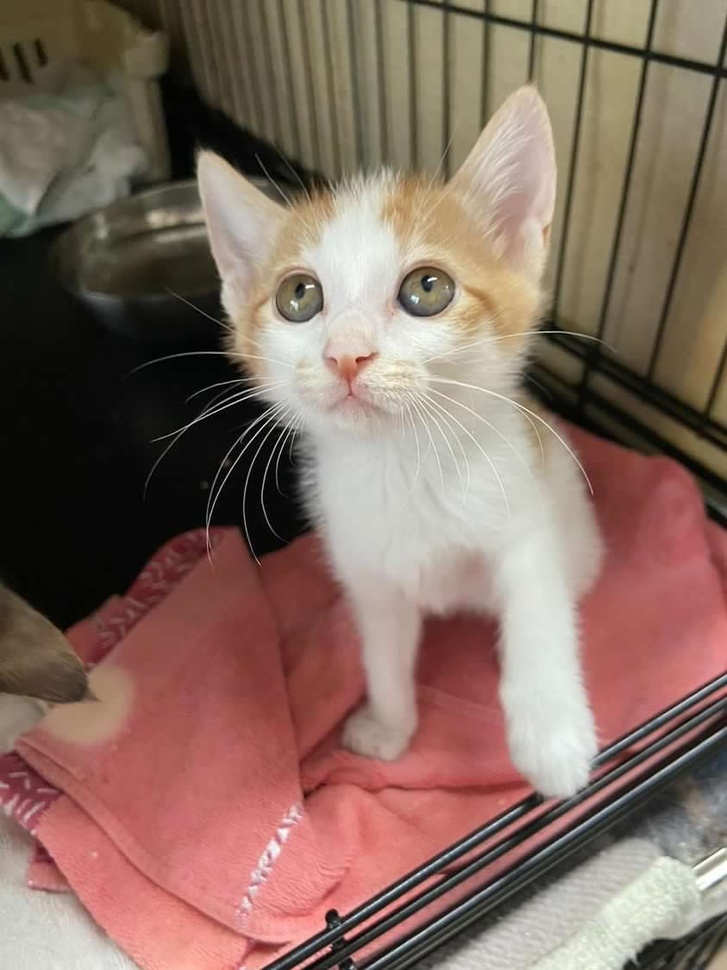
#> input picture assignment1/img_example.JPG, 727 x 970 px, shrunk from 843 x 1124 before the run, found by its file name
$ python assignment1.py
#> lines starting #> are read from the running program, lines starting #| are printed output that depends on the picture
import cv2
import numpy as np


img = cv2.imread("/Users/kimjunho/Desktop/컴퓨터비전3-1/[CV]A1/img_example.JPG")
#> img is the input picture: shape (970, 727, 3); mean B, G, R 97.5, 108.6, 133.7
rows,cols = img.shape[0:2]
#> rows = 970; cols = 727

# ---① 라디안 각도 계산(60진법을 호도법으로 변경)
ang = np.pi/3

# ---② 회전을 위한 변환 행렬 생성
m601 = np.float32( [[ np.cos(ang), -1* np.sin(ang), rows],
                    [np.sin(ang), np.cos(ang), 0]])
#> m601 = [[0.5, -0.866, 970], [0.866, 0.5, 0]]
m602 = cv2.getRotationMatrix2D((0,0),-60,1)

# ---③ 회전 변환 행렬 적용
r601 = cv2.warpAffine(img,m601,(rows,cols))
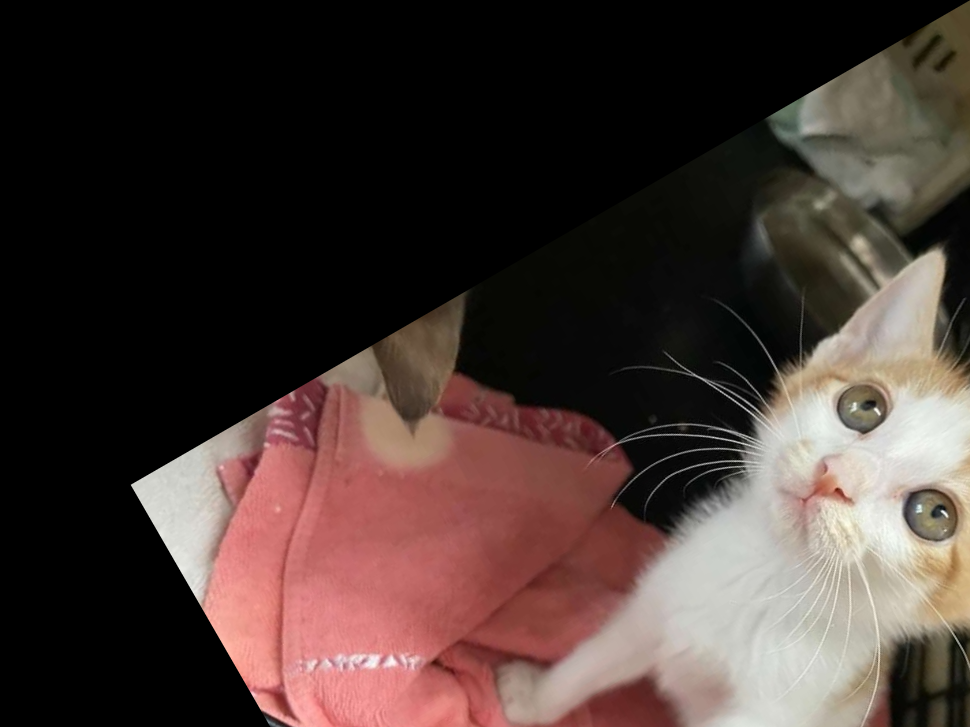
#> r601: shape (727, 970, 3); mean B, G, R 51.8, 56.3, 71.3
r602 = cv2.warpAffine(img,m602,(rows,cols))
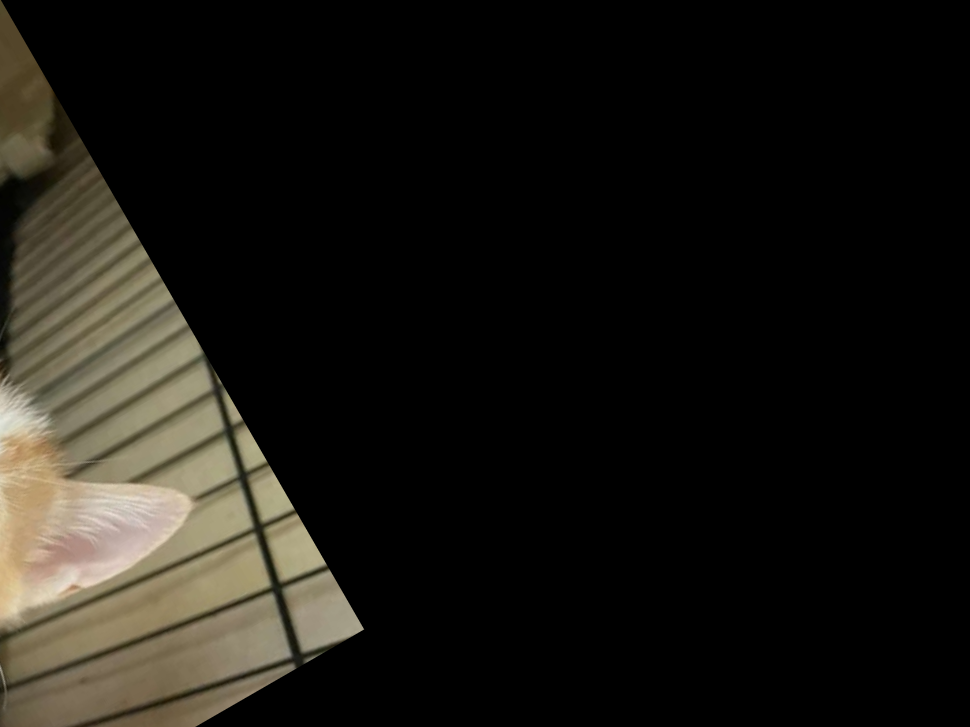
#> r602: shape (727, 970, 3); mean B, G, R 18.8, 23.9, 26

# ---④ 결과 출력
cv2.imshow("origin", img)
cv2.imshow("601", r601)
cv2.imshow("602", r602)
cv2.waitKey()
cv2.destroyAllWindows()
